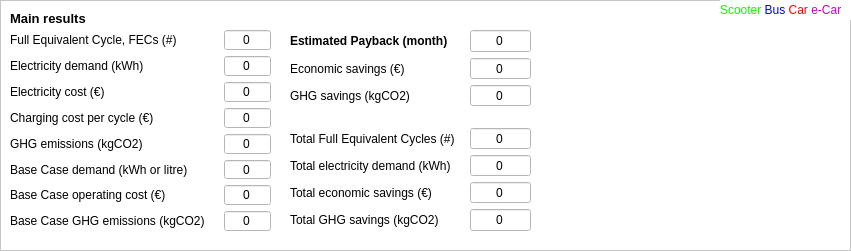
   <widget class="QFrame" name="frame">
    <property name="geometry">
     <rect>
      <x>40</x>
      <y>360</y>
      <width>851</width>
      <height>251</height>
     </rect>
    </property>
    <property name="styleSheet">
     <string notr="true">background-color: rgb(255, 255, 255);</string>
    </property>
    <property name="frameShape">
     <enum>QFrame::StyledPanel</enum>
    </property>
    <property name="frameShadow">
     <enum>QFrame::Raised</enum>
    </property>
    <widget class="QLabel" name="label">
     <property name="geometry">
      <rect>
       <x>720</x>
       <y>0</y>
       <width>131</width>
       <height>20</height>
      </rect>
     </property>
     <property name="text">
      <string>&lt;html&gt;&lt;head/&gt;&lt;body&gt;&lt;p&gt;&lt;span style=&quot; font-size:9pt; color:#00ff00;&quot;&gt;Scooter &lt;/span&gt;&lt;span style=&quot; font-size:9pt; color:#0000ff;&quot;&gt;Bus &lt;/span&gt;&lt;span style=&quot; font-size:9pt; color:#ff0000;&quot;&gt;Car &lt;/span&gt;&lt;span style=&quot; font-size:9pt; color:#c800c8;&quot;&gt;e-Car&lt;/span&gt;&lt;/p&gt;&lt;/body&gt;&lt;/html&gt;</string>
     </property>
     <property name="textFormat">
      <enum>Qt::RichText</enum>
     </property>
    </widget>
    <widget class="QWidget" name="gridLayoutWidget_6">
     <property name="geometry">
      <rect>
       <x>10</x>
       <y>30</y>
       <width>261</width>
       <height>201</height>
      </rect>
     </property>
     <layout class="QGridLayout" name="gridLayout_6">
      <item row="9" column="2">
       <widget class="QLineEdit" name="ResultsBCghgValue">
        <property name="text">
         <string>0</string>
        </property>
        <property name="alignment">
         <set>Qt::AlignCenter</set>
        </property>
       </widget>
      </item>
      <item row="8" column="2">
       <widget class="QLineEdit" name="ResultsBCcostValue">
        <property name="text">
         <string>0</string>
        </property>
        <property name="alignment">
         <set>Qt::AlignCenter</set>
        </property>
       </widget>
      </item>
      <item row="1" column="2">
       <widget class="QLineEdit" name="ResultsdemandValue">
        <property name="text">
         <string>0</string>
        </property>
        <property name="alignment">
         <set>Qt::AlignCenter</set>
        </property>
       </widget>
      </item>
      <item row="3" column="0">
       <widget class="QLabel" name="ResultscostLabel">
        <property name="text">
         <string>Electricity cost (€)</string>
        </property>
       </widget>
      </item>
      <item row="5" column="2">
       <widget class="QLineEdit" name="ResultsghgValue">
        <property name="text">
         <string>0</string>
        </property>
        <property name="alignment">
         <set>Qt::AlignCenter</set>
        </property>
       </widget>
      </item>
      <item row="1" column="0">
       <widget class="QLabel" name="ResultsdemandLabel">
        <property name="text">
         <string>Electricity demand (kWh)</string>
        </property>
       </widget>
      </item>
      <item row="3" column="2">
       <widget class="QLineEdit" name="ResultscostValue">
        <property name="text">
         <string>0</string>
        </property>
        <property name="alignment">
         <set>Qt::AlignCenter</set>
        </property>
       </widget>
      </item>
      <item row="8" column="0">
       <widget class="QLabel" name="ResultsBCcostLabeL">
        <property name="text">
         <string>Base Case operating cost (€)</string>
        </property>
       </widget>
      </item>
      <item row="5" column="0">
       <widget class="QLabel" name="ResultsghgLabel">
        <property name="text">
         <string>GHG emissions (kgCO2)</string>
        </property>
       </widget>
      </item>
      <item row="7" column="0">
       <widget class="QLabel" name="ResultsBCdemandLabel">
        <property name="text">
         <string>Base Case demand (kWh or litre)</string>
        </property>
       </widget>
      </item>
      <item row="9" column="0">
       <widget class="QLabel" name="ResultsBCghgLabel">
        <property name="text">
         <string>Base Case GHG emissions (kgCO2)    </string>
        </property>
       </widget>
      </item>
      <item row="7" column="2">
       <widget class="QLineEdit" name="ResultsBCdemandValue">
        <property name="text">
         <string>0</string>
        </property>
        <property name="alignment">
         <set>Qt::AlignCenter</set>
        </property>
       </widget>
      </item>
      <item row="0" column="0">
       <widget class="QLabel" name="ResultsFECLabel">
        <property name="text">
         <string>Full Equivalent Cycle, FECs (#)</string>
        </property>
       </widget>
      </item>
      <item row="0" column="2">
       <widget class="QLineEdit" name="ResultsFECValue">
        <property name="text">
         <string>0</string>
        </property>
        <property name="alignment">
         <set>Qt::AlignCenter</set>
        </property>
       </widget>
      </item>
      <item row="4" column="0">
       <widget class="QLabel" name="ResultschargecostLabel">
        <property name="text">
         <string>Charging cost per cycle (€)</string>
        </property>
       </widget>
      </item>
      <item row="4" column="2">
       <widget class="QLineEdit" name="ResultschargecostValue">
        <property name="text">
         <string>0</string>
        </property>
        <property name="alignment">
         <set>Qt::AlignCenter</set>
        </property>
       </widget>
      </item>
     </layout>
    </widget>
    <widget class="QLabel" name="label_43">
     <property name="geometry">
      <rect>
       <x>10</x>
       <y>10</y>
       <width>191</width>
       <height>16</height>
      </rect>
     </property>
     <property name="font">
      <font>
       <pointsize>10</pointsize>
       <weight>75</weight>
       <bold>true</bold>
      </font>
     </property>
     <property name="text">
      <string>Main results</string>
     </property>
    </widget>
    <widget class="QWidget" name="gridLayoutWidget_7">
     <property name="geometry">
      <rect>
       <x>290</x>
       <y>30</y>
       <width>241</width>
       <height>201</height>
      </rect>
     </property>
     <layout class="QGridLayout" name="gridLayout_7">
      <item row="4" column="1">
       <widget class="QLineEdit" name="ResultsTOTALFECValue">
        <property name="text">
         <string>0</string>
        </property>
        <property name="alignment">
         <set>Qt::AlignCenter</set>
        </property>
       </widget>
      </item>
      <item row="1" column="1">
       <widget class="QLineEdit" name="ResultscostsavingsValue">
        <property name="text">
         <string>0</string>
        </property>
        <property name="alignment">
         <set>Qt::AlignCenter</set>
        </property>
       </widget>
      </item>
      <item row="7" column="0">
       <widget class="QLabel" name="ResultsTOTALghgsavingsLabel">
        <property name="text">
         <string>Total GHG savings (kgCO2)</string>
        </property>
       </widget>
      </item>
      <item row="6" column="0">
       <widget class="QLabel" name="ResultsTOTALcostsavingsLabel">
        <property name="text">
         <string>Total economic savings (€)</string>
        </property>
       </widget>
      </item>
      <item row="2" column="0">
       <widget class="QLabel" name="ResultsghgsavingsLabel">
        <property name="text">
         <string>GHG savings (kgCO2)</string>
        </property>
       </widget>
      </item>
      <item row="7" column="1">
       <widget class="QLineEdit" name="ResultsTOTALghgsavingsValue">
        <property name="text">
         <string>0</string>
        </property>
        <property name="alignment">
         <set>Qt::AlignCenter</set>
        </property>
       </widget>
      </item>
      <item row="6" column="1">
       <widget class="QLineEdit" name="ResultsTOTALcostsavingsValue">
        <property name="text">
         <string>0</string>
        </property>
        <property name="alignment">
         <set>Qt::AlignCenter</set>
        </property>
       </widget>
      </item>
      <item row="5" column="0">
       <widget class="QLabel" name="ResultsTOTALdemandLabel">
        <property name="text">
         <string>Total electricity demand (kWh)    </string>
        </property>
       </widget>
      </item>
      <item row="2" column="1">
       <widget class="QLineEdit" name="ResultsghgsavingsValue">
        <property name="text">
         <string>0</string>
        </property>
        <property name="alignment">
         <set>Qt::AlignCenter</set>
        </property>
       </widget>
      </item>
      <item row="1" column="0">
       <widget class="QLabel" name="ResultscostsavingsLabel">
        <property name="text">
         <string>Economic savings (€)</string>
        </property>
       </widget>
      </item>
      <item row="5" column="1">
       <widget class="QLineEdit" name="ResultsTOTALdemandValue">
        <property name="text">
         <string>0</string>
        </property>
        <property name="alignment">
         <set>Qt::AlignCenter</set>
        </property>
       </widget>
      </item>
      <item row="4" column="0">
       <widget class="QLabel" name="ResultsTOTALFECLabel">
        <property name="text">
         <string>Total Full Equivalent Cycles (#)</string>
        </property>
       </widget>
      </item>
      <item row="0" column="1">
       <widget class="QLineEdit" name="ResultsPaybackValue">
        <property name="text">
         <string>0</string>
        </property>
        <property name="alignment">
         <set>Qt::AlignCenter</set>
        </property>
       </widget>
      </item>
      <item row="0" column="0">
       <widget class="QLabel" name="ResultsPaybackLabel">
        <property name="font">
         <font>
          <weight>75</weight>
          <bold>true</bold>
         </font>
        </property>
        <property name="text">
         <string>Estimated Payback (month)</string>
        </property>
       </widget>
      </item>
      <item row="3" column="0">
       <widget class="QLabel" name="ResultsTOTALFECLabel_2">
        <property name="font">
         <font>
          <pointsize>7</pointsize>
         </font>
        </property>
        <property name="text">
         <string/>
        </property>
       </widget>
      </item>
     </layout>
    </widget>
   </widget>
